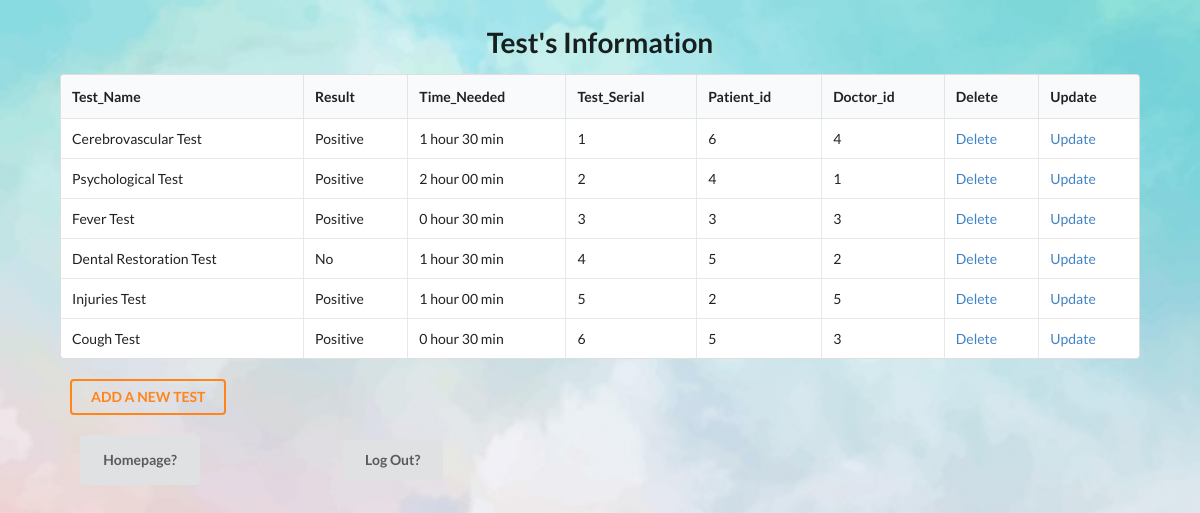
The page /opms_final/test_read.php on the database its author committed.
### tables this page shows
CREATE TABLE `test` (
  `Test_Name` varchar(50) NOT NULL,
  `Result` varchar(1000) NOT NULL,
  `Time_Needed` varchar(50) NOT NULL,
  `Test_Serial` int(11) NOT NULL,
  `Patient_id` int(11) NOT NULL,
  `Doctor_id` int(11) NOT NULL
);

### opms_final/test_read.php (the view, shortened to what this page needs)
<html>
<head>
    <link rel="stylesheet" href="https://cdnjs.cloudflare.com/ajax/libs/semantic-ui/2.4.1/semantic.min.css">
</head>
<body>
    <h1 style="text-align:center">Test's Information</h1>
<?php
	$connect = mysqli_connect( HOST, USER, PASS, DB )
		or die("Can not connect");
	$results = mysqli_query( $connect, "SELECT * FROM test" )
		or die("Can not execute query");
    echo "<table style='width: 90%;margin: 0 auto'class='ui celled unstackable table'> \n";
    echo "<thead><tr><th>Test_Name</th> <th>Result</th> <th>Time_Needed</th> <th>Test_Serial</th> <th>Patient_id</th> <th>Doctor_id</th> <th>Delete</th> <th>Update</th></tr></thead><tbody> \n";
    while( $rows = mysqli_fetch_array( $results ) ) {
		extract( $rows );
		echo "<tr>";
		echo "<td> $Test_Name </td>";
		echo "<td> $Result </td>";
		echo "<td> $Time_Needed </td>";
        echo "<td> $Test_Serial </td>";
		echo "<td> $Patient_id </td>";
        echo "<td> $Doctor_id </td>";
        echo "<td> <a href = 'test_delete.php?
        id=$Test_Serial'> Delete </a> </td>";
        echo "<td> <a href = 'test_update_input.php?tn=$Test_Name&r=$Result&tin=$Time_Needed&id=$Test_Serial&pid=$Patient_id&did=$Doctor_id'> Update </a> </td>";
		echo "</tr> \n";
	}
	echo "</tbody></table> \n";
    echo "<br><p style='margin: 0px 70px'><a href=test_input.php><button class='ui inverted orange button'>
  ADD A NEW TEST
</button></a></p>";
?>
    <br><a href="getin.php"><button style='margin: 0px 80px;height:50px; width:120px'class="ui Magenta button">Homepage?</button></a>
        <a href="logout.php"><button style='margin: 0px 60px;height:40px; width:100px' class='ui Lime button'>Log Out?</button></a>
</body>
</html>

### opms_final/test_read.php (style rules this page uses)
body { background-image: url('hh.jpg'); background-repeat: no-repeat; background-attachment: fixed; background-size: 100% 100%; }

### rows shown on the page
test: Test_Name "Cerebrovascular Test", Result "Positive", Time_Needed "1 hour 30 min", Test_Serial "1", Patient "6", Doctor "4"
test: Test_Name "Psychological Test", Result "Positive", Time_Needed "2 hour 00 min", Test_Serial "2", Patient "4", Doctor "1"
test: Test_Name "Fever Test", Result "Positive", Time_Needed "0 hour 30 min", Test_Serial "3", Patient "3", Doctor "3"
test: Test_Name "Dental Restoration Test", Result "No", Time_Needed "1 hour 30 min", Test_Serial "4", Patient "5", Doctor "2"
test: Test_Name "Injuries Test", Result "Positive", Time_Needed "1 hour 00 min", Test_Serial "5", Patient "2", Doctor "5"
test: Test_Name "Cough Test", Result "Positive", Time_Needed "0 hour 30 min", Test_Serial "6", Patient "5", Doctor "3"
